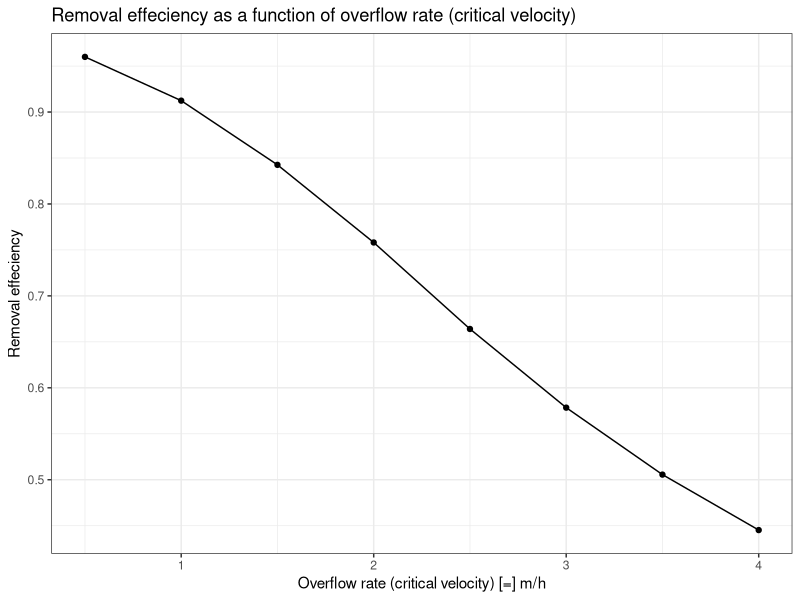

Source code (R):
#' loading in the required library
library(tidyverse)

#' creating the influent dataset
influent_data <- tibble::tribble(
  ~avg_Vs, ~count_inf_part,
  0.2, 511,
  0.6, 657, 
  1.0, 876, 
  1.4, 1168,
  1.8, 1460, 
  2.2, 1314, 
  2.6, 657,
  3.0, 438,
  3.4, 292,
  3.8, 292
) %>% 
  nest()

#' creating vector of different settling velocities
Vc <- seq(0.5, 4.0, by = 0.5)

#' combining the influent data for each of the critical velocities
influent_data <- crossing(Vc, influent_data)

#' calculating the fraction removed and the count of particles removed
#' for each settling velocity at each of the eight critical velocities
removal_data <-  influent_data %>% 
  mutate(
    data = map2(Vc, data, ~{
      .y %>% 
        mutate(frac_removed = avg_Vs/.x,
               frac_removed = if_else(frac_removed > 1, 1, frac_removed),
               count_removed = frac_removed*count_inf_part)
    })
  ) %>% 
  unnest(data)
  
#' calculating the removal effeciency for each of the eight critical 
#' velocities
removal_eff <- removal_data  %>%  
  group_by(Vc) %>% 
  summarize(removal_eff = sum(count_removed)/sum(count_inf_part))


knitr::kable(removal_data, format = "latex")

knitr::kable(removal_eff, format = "latex")


removal_eff %>% 
  ggplot(aes(Vc, removal_eff)) + 
  geom_point() + 
  geom_line() + 
  labs(
    title = "Removal effeciency as a function of overflow rate (critical velocity)",
    x = "Overflow rate (critical velocity) [=] m/h",
    y = "Removal effeciency"
  ) +
  theme_bw()

